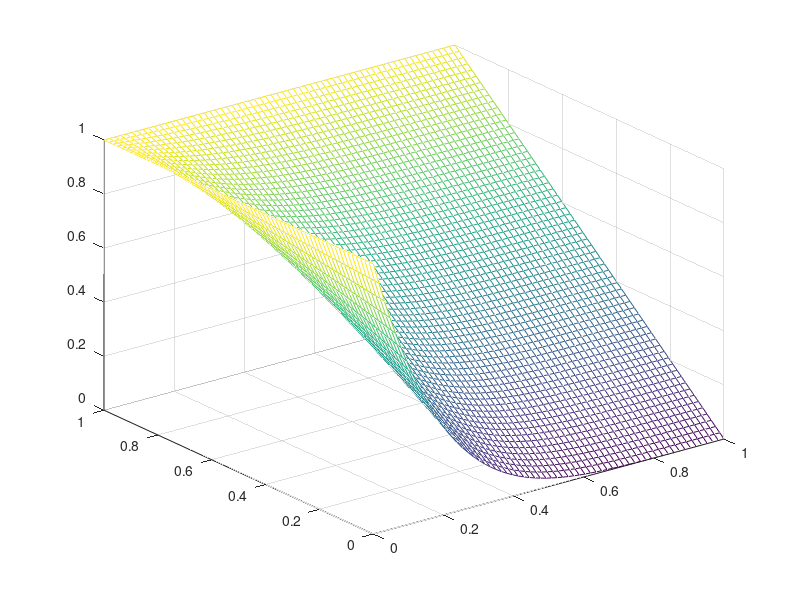

Write the MATLAB code that produced this figure.
1

function [F] = fr_F_Schlick(f0, f90, u)
	F = f0 + (f90 - f0) * transpose(power(1.0 - u, 5.0));
endfunction

function [D] = Frostbite_D_GGX(NdotH, roughness)
  a = power(roughness, 2.0);
	a2 = power(a, 2.0);
	f = power(NdotH, 2.0) * (transpose(a2) - 1.0) + 1.0;
	D = 1./power(f, 2.0);
  D = D * a2;
endfunction

function [G_1] = GeometrySchlickGGX(NdotV, roughness)
    a = roughness;
    k = power(a, 2.0);
    nom   = NdotV;
    denom = NdotV * transpose((1.0 - k)) + k;   
    G_1 = transpose(nom) / denom;
endfunction

function [G_2] = GeometrySmith(NdotV, NdotL, roughness)
    ggx2 = GeometrySchlickGGX(NdotV, roughness);
    ggx1 = GeometrySchlickGGX(NdotL, roughness);
    G_2 = ggx1 * ggx2;
endfunction

tx = ty = linspace (0, 1, 64)';
[xx, yy] = meshgrid (tx, ty);
tz = fr_F_Schlick(tx, 1.0, ty);
mesh (tx, ty, tz);